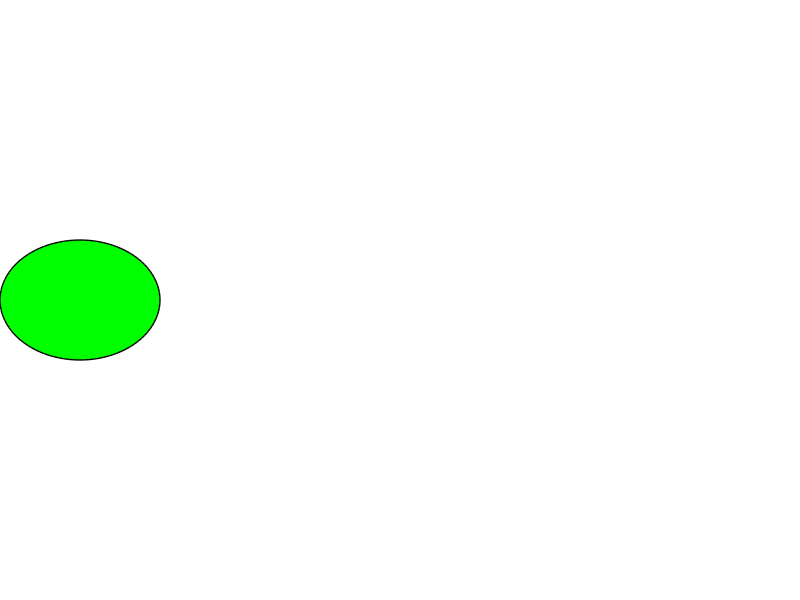

Write the MATLAB code that produced this figure. (Note: this script raises an error after producing the figure.)
fig=figure(6);
ell_sze=[0.2 0.2];
ell_loc=[0 0.5-ell_sze(2)/2;0.5-ell_sze(1)/2 1-ell_sze(2);1-ell_sze(1) 0.5-ell_sze(2)/2;0.5-ell_sze(1)/2 0];
ell_clr=[0 1 0;1 0 0; 1 0 1 ; 0 0 1];
%drawing brain regions & tags
for idx=1:size(ell_loc,1)
    annotation(fig,'ellipse',...
        [ell_loc(idx,:) ell_sze],...
        'LineStyle','-',...
        'LineWidth',1,...
        'FaceColor',ell_clr(idx,:));

     annotation('textbox',[ell_loc(idx,1)+0.07,ell_loc(idx,2)+0.04 0.1 0.1],...
         'String',region_name{idx},...
         'LineStyle','none')
end
region_plot_all=[];
for rgn1=1:length(region)
    for rgn2=1:length(region)
        for vec=1:size(region_plot_out{rgn1,rgn2},1)
            region_plot_all=[region_plot_all ;rgn1,rgn2,region_plot_out{rgn1,rgn2}(vec,3:4)];
        end
    end
end

loc_inner=[0 0.5 ell_sze(1) 0.5;...
    0.5-ell_sze(1)/2 1-ell_sze(2)/2 0.5+ell_sze(1)/2 1-ell_sze(2)/2;...
    1-ell_sze(1)/2 0.5-ell_sze(2)/2 1-ell_sze(1)/2 0.5-ell_sze(2)/2;...
    0.5-ell_sze(1)/2 0+ell_sze(2)/2 0.5+ell_sze(1)/2 0+ell_sze(2)/2];

